Frame 1 (no input): blank canvas, image omitted
Frame 60 (the mouse pressed at the canvas centre just before this capture): blank canvas, image omitted
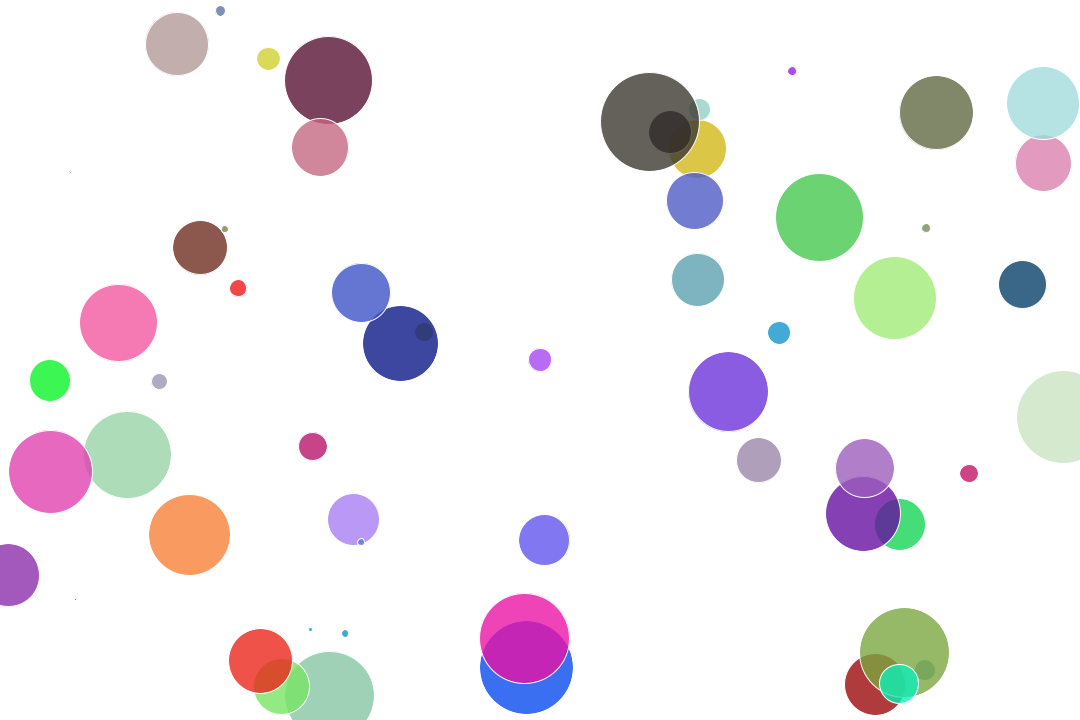
Frame 120 (the mouse held since frame 60 and released just before this capture)

The Processing sketch whose frames 1 and 60 were blank and that drew this single picture after the mouse press (run headless with seeded random() and noise(); from frame 60 on, the mouse is pressed at the canvas centre):

// Processing sketch: pattern2
// ── pattern2.pde
float x, y, r;
boolean going = false;
void setup()
{
  size(1080, 720);
  background(255);
  x = width/2;
  y = height/2;
  r = 0;
}
void draw()
{
  //background(50);
  if (going)
  {
    fill(random(255), random(255), random(255), 200);
    stroke(255);
    r = random(100);
    ellipse(x, y, r, r);
    x = random(width);
    y = random(height);
  }
}
void mousePressed()
{
  /*background(50);
   fill(150);
   stroke(255);
   ellipse(mouseX, mouseY,20,20);*/
  going = !going;
}

void keyPressed()
{
  background(0);
}
